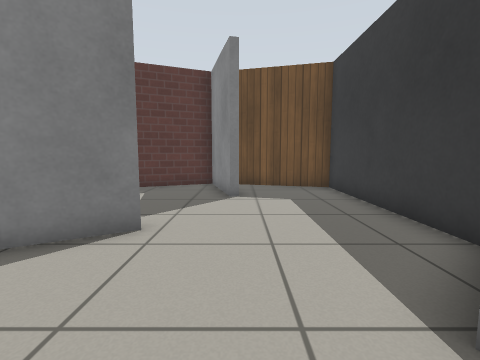
view 1 (above)

16 first-person views from a walk through a Gazebo world. The camera is 0.72 m above the floor, tilts 6° down and sees 85° across. The floor is counted in squares, 0.5 m on a side. Each view is taken from the middle of a square. On the plan, view 1 faces up. The plan holds only what a view shows up to about 13 squares ahead; the rest is blank. Gazebo's built-in surfaces are drawn with simple patterns.

view 2
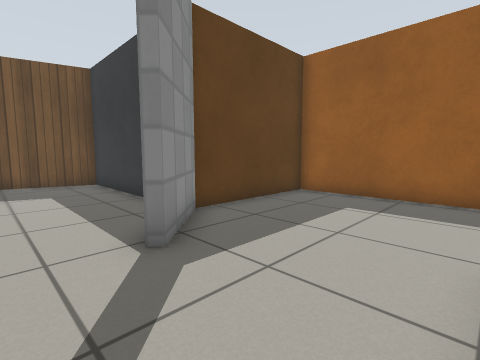

view 3
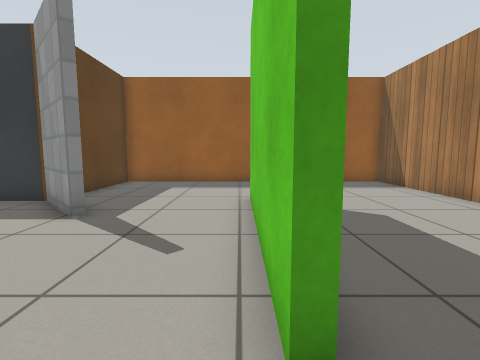

view 4
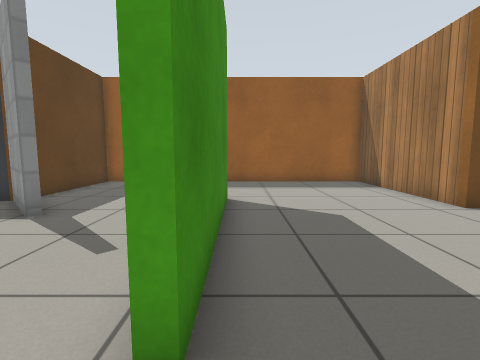

view 5
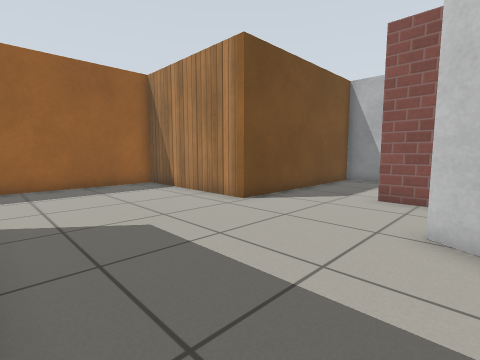

view 6
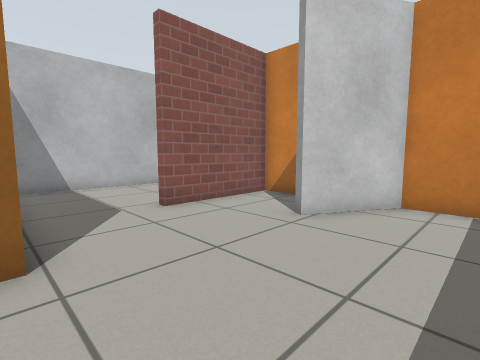

view 7
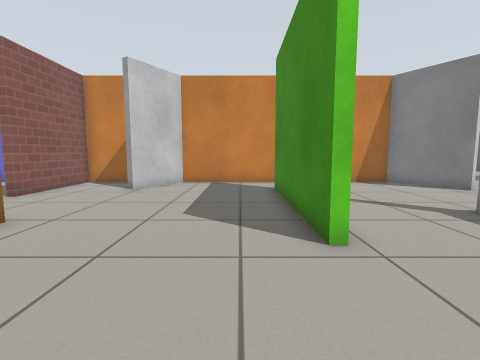

view 8
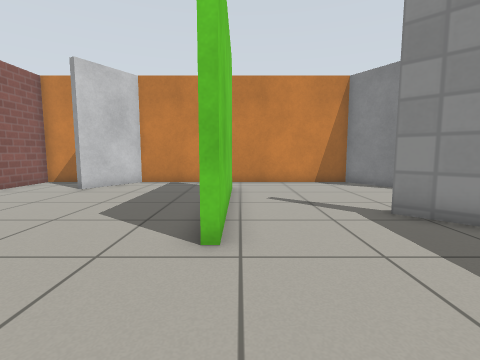

view 9
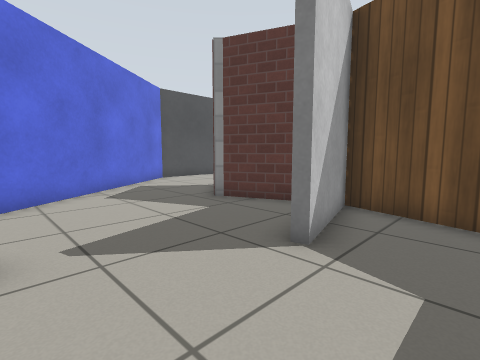

view 10
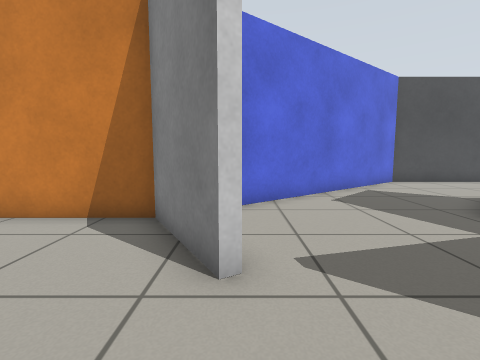

view 11
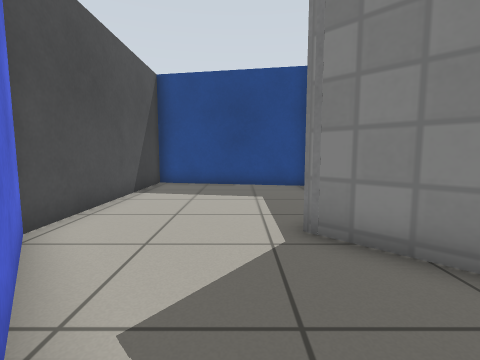

view 12
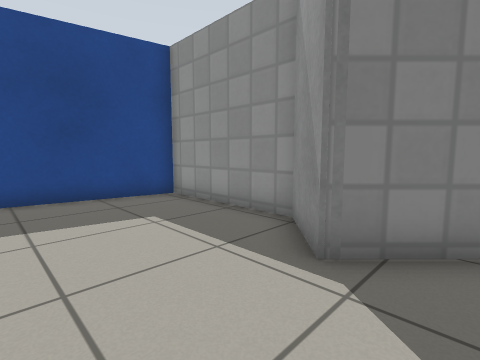

view 13
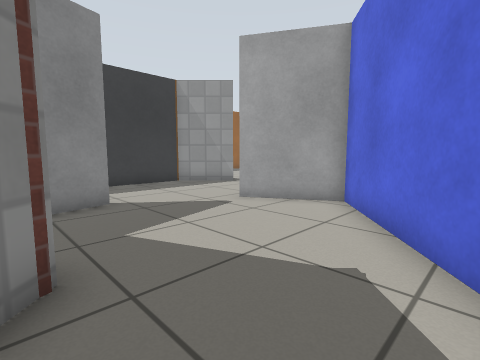

view 14
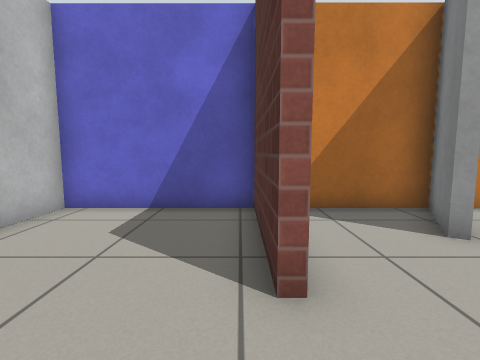

view 15
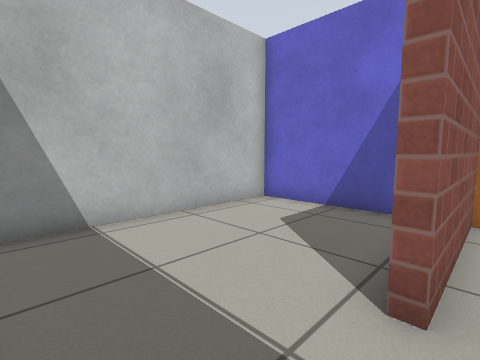

view 16
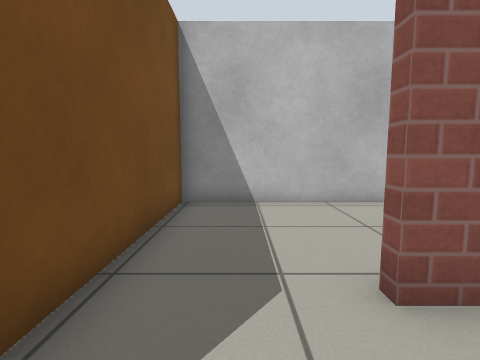

### Floor plan
Points are (right, up) in squares from view 1. A wall is a line through its corners. A room is listed if a view was taken in it or the views show most of it. See-through windows are left out.
Room 1 (views 1, 2, 3, 4, 5, 8)
walls: (1.7, 1.7) (3.7, 3.7); (-2.5, -2.3) (4.1, -2.3); (-1.8, 4.8) (-4.7, 3.1); (-4.7, 3.3) (-4.7, -3.6); (8.9, -3.4) (8.9, 3.5) (3.9, 3.5) (1.9, 1.5)
ways out: opening at (-3.5, -3) to room 2; opening at (6.5, -3) to room 3; opening at (0.5, 4) to room 4
Room 2 (views 6, 15, 16)
walls: (-2.3, -8.5) (-4.7, -7.1) (-4.7, -11.3) (-0.5, -11.3); (2.7, -11.4) (2.7, -8.9) (4.4, -8.9); (-4.7, -3.6) (-4.7, -6.8) (-2.1, -8.2); (4.1, -2.6) (-2.5, -2.6)
ways out: opening at (-3.5, -3) to room 1; opening at (3.5, -6) to room 3; opening at (1, -12) to room 7
Room 3 (view 7)
walls: (4.4, -8.9) (8.9, -8.9) (8.9, -3.4)
ways out: opening at (6.5, -3) to room 1; opening at (3.5, -6) to room 2
Room 4 (views 9, 10)
walls: (-2, 5) (-1.8, 4.8); (3.7, 3.7) (3.7, 10.8) (-1, 12) (0, 8.6) (-0.3, 8.5)
ways out: opening at (0.5, 4) to room 1; opening at (-1.3, 7) to room 5
Room 5 (view 11)
walls: (-4.4, 10.8) (-4.7, 10.5); (-0.3, 8.5) (-1.3, 12) (-4.8, 10.6); (-9.1, 8.9) (-4.8, 3.4) (-2, 5)
ways out: opening at (-1.3, 7) to room 4; opening at (-7, 10.7) to room 6
Room 6 (views 12, 13)
walls: (-4.7, 10.5) (-6.8, 12.7) (-5.1, 14.2) (-5.1, 19.2) (-11.8, 20.5) (-11.8, 12.5) (-9.1, 8.9)
ways out: opening at (-7, 10.7) to room 5
Room 7 (view 14)
walls: (-0.5, -11.3) (-0.5, -11.6) (-4.7, -11.6) (-4.7, -16.6) (2.7, -16.6) (2.7, -11.4)
ways out: opening at (1, -12) to room 2

Where each view was taken, in squares from view 1:
view 1: 0 up, 0 right, facing up
view 2: 2 down, 0 right, facing up-right
view 3: 2 down, 4 left, facing right
view 4: 3 down, 4 left, facing right
view 5: 3 down, 3 left, facing down-right
view 6: 5 down, 3 right, facing down-left
view 7: 4 down, 8 right, facing left
view 8: 2 down, 8 right, facing left
view 9: 5 up, 2 right, facing up-left
view 10: 5 up, 1 right, facing left
view 11: 8 up, 8 left, facing up
view 12: 11 up, 10 left, facing up-right
view 13: 11 up, 8 left, facing down-right
view 14: 12 down, 2 right, facing left
view 15: 11 down, 2 right, facing down-left
view 16: 9 down, 1 right, facing down
